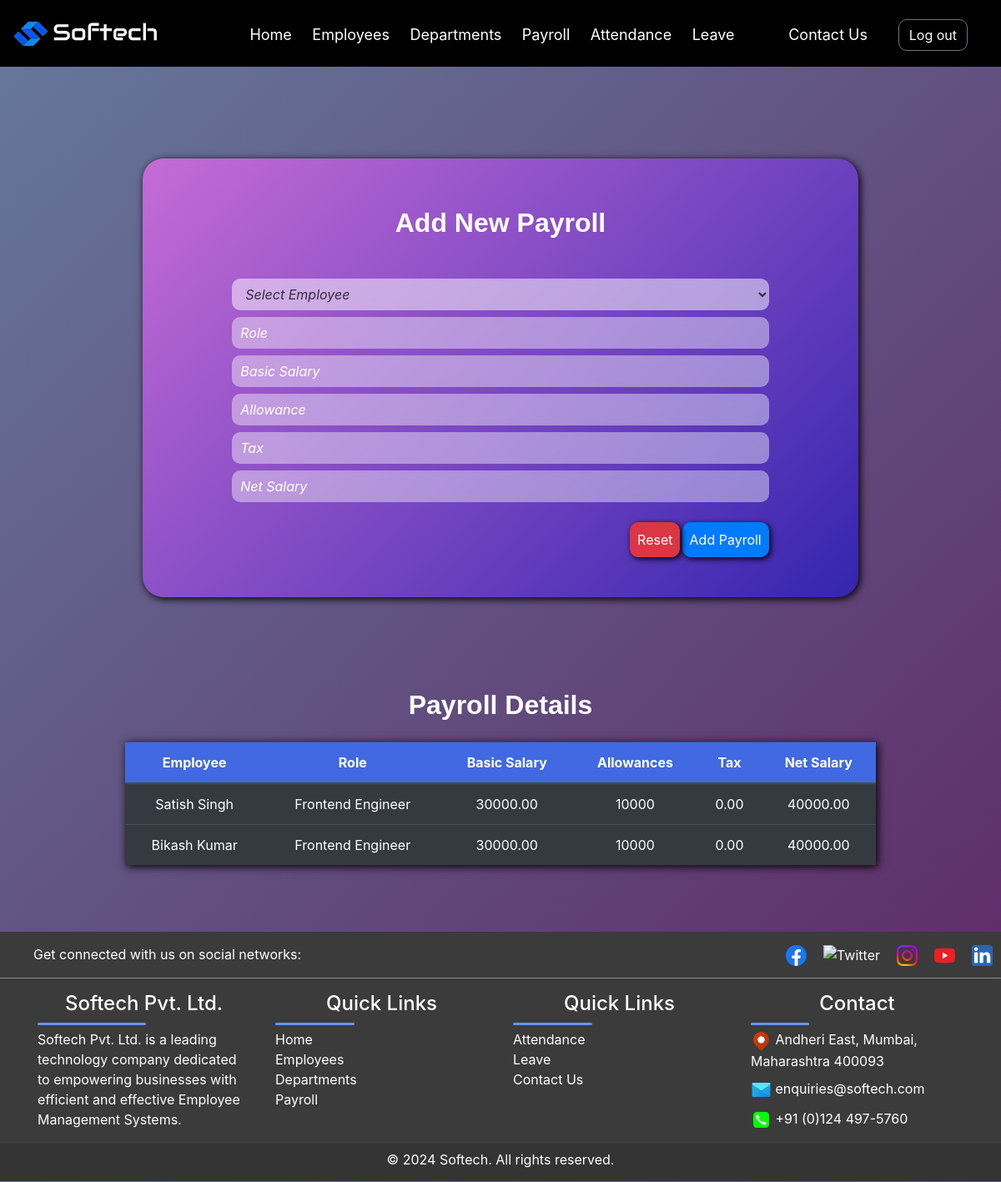
Page /payroll on the earlier database version.
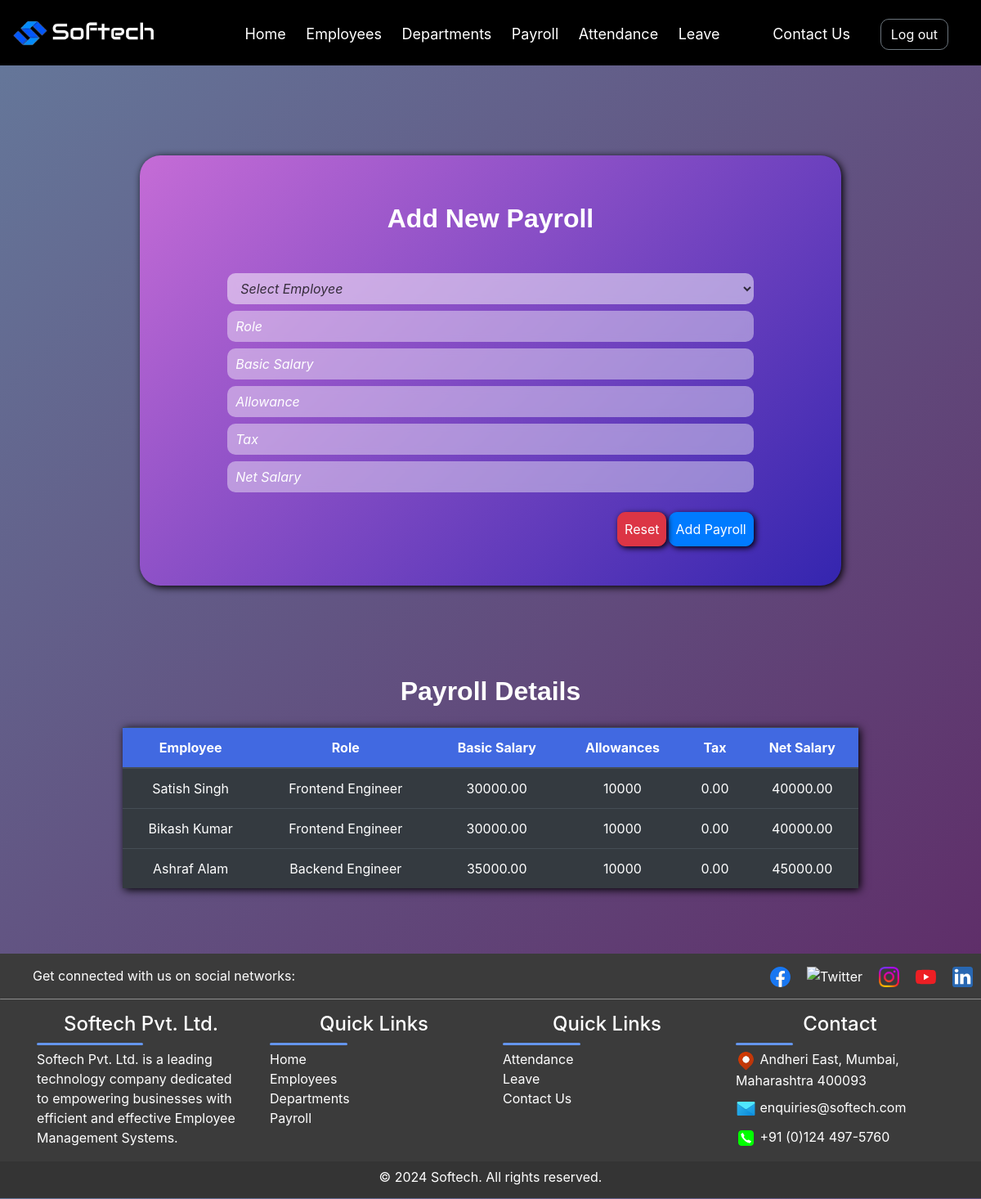
Same page on the later database version.
### app/models.py (models this page shows, shortened)
class Payroll(models.Model):
    emp_name = models.ForeignKey(Employees, on_delete=models.CASCADE)
    role = models.CharField(max_length=100)
    basic_salary = models.DecimalField(max_digits=10, decimal_places=2)
    allowance = models.IntegerField(null=True, blank=True)
    tax = models.DecimalField(max_digits=5, decimal_places=2)
    net_salary = models.DecimalField(max_digits=10, decimal_places=2)

class Employees(models.Model):
      emp_id = models.CharField(max_length=10, primary_key=True)
      emp_name = models.CharField(max_length=100)
      mobile_number = models.CharField(max_length=15)
      email = models.EmailField()
      address = models.TextField()
      department_name = models.ForeignKey(Departments, on_delete=models.CASCADE)
      role = models.CharField(max_length=100)
      def __str__(self):
        return str(self.emp_name)

### app/views.py (the view, shortened to what this page needs)
# urls.py: path('payroll', views.payroll_page,name="payroll"),
def payroll_page(request):
    payrolls = Payroll.objects.all()
    form = PayrollForm()
    employees = Employees.objects.all()
    print("Employees available:", employees)
    context = {'form': form, 'payroll': payrolls}
    return render(request, 'app/payroll.html', context)

### app/templates/app/payroll.html (shortened to what this page needs)
{% extends "base_template/base.html" %}
{% load static %}
{% block content %}
<form method="POST" class="bg-body py-5 text-center" id="formbackground">
    <h2 class="fs-3 fw-bold text-decoration-underline mb-5">Add New Payroll</h2>
    {{ form.emp_name.as_widget }}
    {{ form.role }}
    {{ form.basic_salary }}
    {{ form.allowance }}
    {{ form.tax }}
    {{ form.net_salary }}
    <div class="buttons w-75 mx-auto">
        <div class="row g-0">
            <div class="col-6 text-start">
            </div>
            <div class="col-6 text-end">
                <button class="btn btn-danger mt-3 me-2 p-2" id="resetBtn" style="margin-left: 45%;">Reset</button>
                <button class="btn btn-primary mt-3 p-2" id="addBtn" type="submit" style="float: right;">Add Payroll</button>
            </div>
        </div>
    </div>
</form>
            <div class="w-auto mx-auto">
                <h2 class="fs-3 fw-bold text-decoration-underline mb-2 mt-5">Payroll Details</h2>
                <table class="table table-dark table-hover mt-4 mb-5 text-center w-75">
                    <thead  class="fw-bold">
                            <th>Employee</th>
                            <th>Role</th>
                            <th>Basic Salary</th>
                            <th>Allowances</th>
                            <th>Tax</th>
                            <th>Net Salary</th>
                    </thead>
                    <tbody id="payrollTable">
                        {% for pay in payroll  %}
                        <tr>
                          <td>{{pay.emp_name}}</td>
                          <td>{{pay.role}}</td>
                          <td>{{pay.basic_salary}}</td>
                          <td>{{pay.allowance}}</td>
                          <td>{{pay.tax}}</td>
                          <td>{{pay.net_salary}}</td>
                        </tr>
                        {% endfor %}
                    </tbody>
                </table>
            </div>
        {% endblock content %}

Differences in the rows shown:
added Payroll: emp_name "Ashraf Alam", role "Backend Engineer", basic_salary "35000.00", allowance "10000", tax "0.00", net_salary "45000.00"
